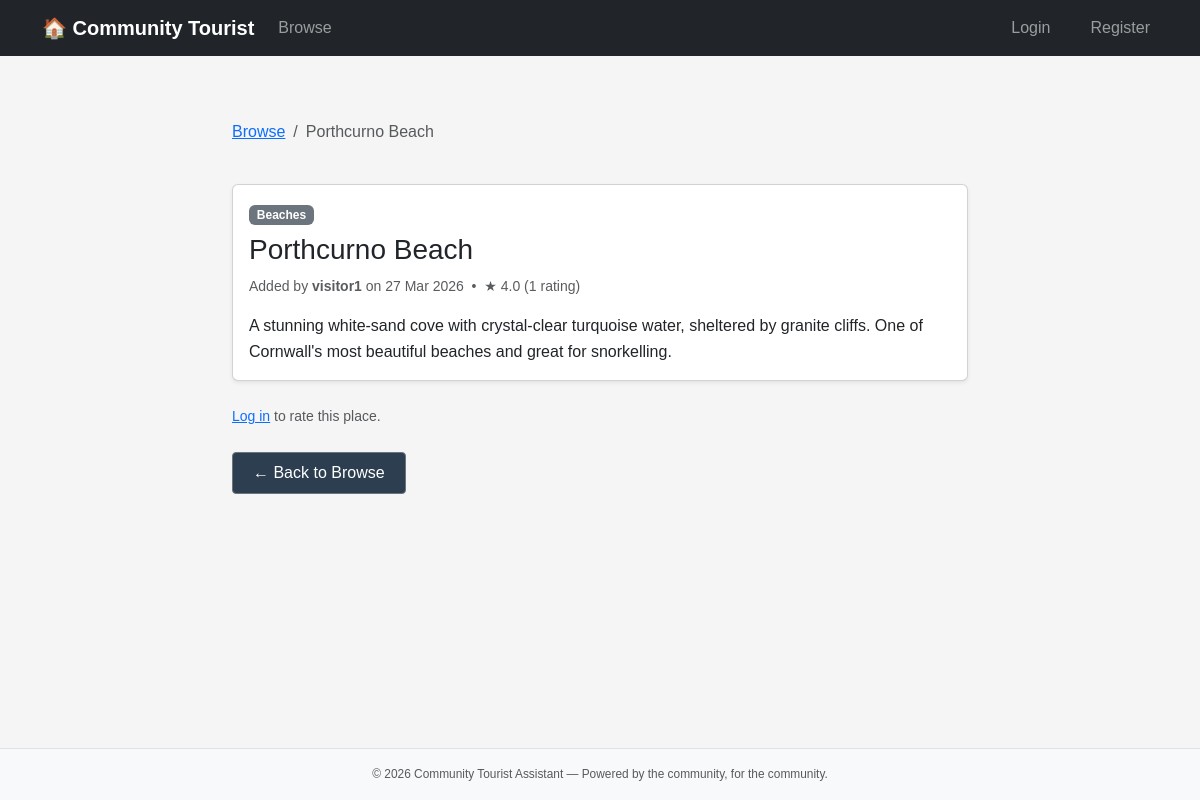
/listing/2, run on the app's committed database.
### app/models.py (models this page shows, shortened)
class Listing(db.Model):
    __tablename__ = "listings"
    id = db.Column(db.Integer, primary_key=True)
    title = db.Column(db.String(140), nullable=False)
    description = db.Column(db.Text, nullable=False)
    category_id = db.Column(db.Integer, db.ForeignKey("categories.id"), nullable=False)
    user_id = db.Column(db.Integer, db.ForeignKey("users.id"), nullable=False)
    status = db.Column(db.String(20), default="pending")  # pending | approved | rejected
    avg_rating = db.Column(db.Float, default=0.0)
    created_at = db.Column(db.DateTime, default=datetime.utcnow)
    ratings = db.relationship("Rating", backref="listing", lazy=True)

class Category(db.Model):
    __tablename__ = "categories"
    id = db.Column(db.Integer, primary_key=True)
    name = db.Column(db.String(64), unique=True, nullable=False)
    listings = db.relationship("Listing", backref="category", lazy=True)

class User(UserMixin, db.Model):
    __tablename__ = "users"
    id = db.Column(db.Integer, primary_key=True)
    username = db.Column(db.String(64), unique=True, nullable=False)
    email = db.Column(db.String(120), unique=True, nullable=False)
    password_hash = db.Column(db.String(256), nullable=False)
    is_admin = db.Column(db.Boolean, default=False)
    points = db.Column(db.Integer, default=0)
    created_at = db.Column(db.DateTime, default=datetime.utcnow)
    listings = db.relationship("Listing", backref="author", lazy=True)
    ratings = db.relationship("Rating", backref="user", lazy=True)

### app/routes/listings.py (the view)
@listings_bp.route("/listing/<int:listing_id>")
def detail(listing_id):
    listing = Listing.query.get_or_404(listing_id)
    user_rating = None
    if current_user.is_authenticated:
        user_rating = Rating.query.filter_by(
            listing_id=listing_id, user_id=current_user.id
        ).first()
    return render_template(
        "listings/detail.html",
        title=listing.title,
        listing=listing,
        user_rating=user_rating,
    )

### app/templates/listings/detail.html
{% extends "base.html" %}
{% block content %}
<div class="row justify-content-center">
    <div class="col-lg-8">
        <nav aria-label="breadcrumb" class="mb-3">
            <ol class="breadcrumb">
                <li class="breadcrumb-item"><a href="{{ url_for('listings.index') }}">Browse</a></li>
                <li class="breadcrumb-item active" aria-current="page">{{ listing.title }}</li>
            </ol>
        </nav>
        <div class="card shadow-sm mb-4">
            <div class="card-body">
                <span class="badge bg-secondary mb-2">{{ listing.category.name }}</span>
                <h2 class="card-title h3">{{ listing.title }}</h2>
                <p class="text-muted small mb-3">
                    Added by <strong>{{ listing.author.username }}</strong>
                    on {{ listing.created_at.strftime('%d %b %Y') }}
                    &nbsp;&bull;&nbsp;
                    &#9733; {{ "%.1f" | format(listing.avg_rating) }}
                    ({{ listing.ratings | length }}
                    rating{{ 's' if listing.ratings | length != 1 else '' }})
                </p>
                <p class="mb-0">{{ listing.description }}</p>
            </div>
        </div>
        {% if current_user.is_authenticated %}
        <div class="card shadow-sm mb-4">
            <div class="card-body">
                <h5 class="card-title">Rate this place</h5>
                <form method="POST" action="{{ url_for('listings.rate', listing_id=listing.id) }}"
                      class="d-flex align-items-center gap-3">
                    <select name="score" class="form-select w-auto" aria-label="Rating score">
                        {% for i in range(1, 6) %}
                        <option value="{{ i }}"
                            {{ 'selected' if user_rating and user_rating.score == i }}>
                            {{ i }} &#9733;
                        </option>
                        {% endfor %}
                    </select>
                    <button type="submit" class="btn btn-primary btn-sm">
                        {{ 'Update Rating' if user_rating else 'Submit Rating' }}
                    </button>
                </form>
            </div>
        </div>
        {% else %}
        <p class="text-muted small mb-4">
            <a href="{{ url_for('auth.login') }}">Log in</a> to rate this place.
        </p>
        {% endif %}
        <a href="{{ url_for('listings.index') }}" class="btn btn-outline-secondary">&larr; Back to Browse</a>
    </div>
</div>
{% endblock %}

### app/static/style.css (style rules this page uses)
* { box-sizing: border-box; margin: 0; padding: 0; }
body { font-family: sans-serif; font-size: 16px; line-height: 1.6; color: #222; background: #f5f5f5; display: flex; flex-direction: column; min-height: 100vh; }
nav { display: flex; align-items: center; justify-content: space-between; height: 56px; }
.btn { display: inline-block; padding: 0.5rem 1.25rem; background: #2c3e50; color: #fff; text-decoration: none; border-radius: 4px; }

### data on the page
Listing: title "Porthcurno Beach", created_at "27 Mar 2026", avg_rating "4.0", description "A stunning white-sand cove with crystal-clear turquoise water, sheltered by granite cliffs. One of Cornwall's most beautiful beaches and great for snorkelling."
Category: category.name "Beaches"
User: author.username "visitor1"

### other printed values
{{ listing.ratings | length }} "1"
